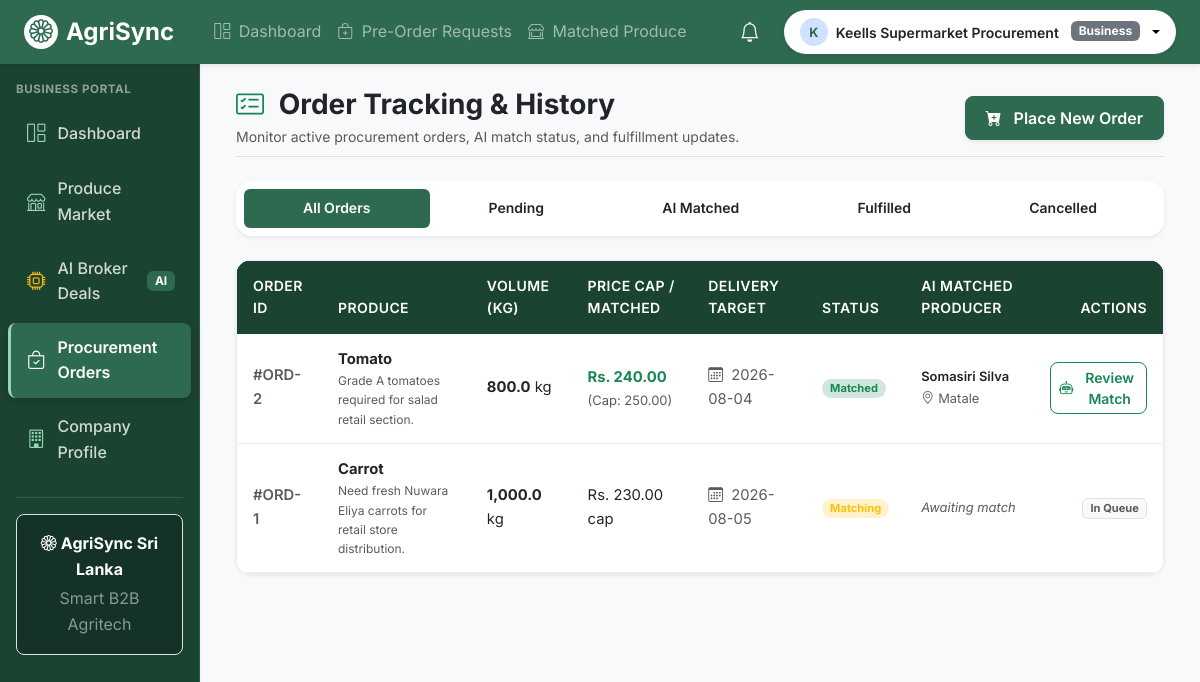
Page /business/orders.php (signed in) on the committed database.
### tables this page shows
CREATE TABLE IF NOT EXISTS `order_matches` (
  `id` int(11) NOT NULL AUTO_INCREMENT,
  `order_id` int(11) NOT NULL,
  `listing_id` int(11) NOT NULL,
  `farmer_id` int(11) NOT NULL,
  `business_id` int(11) NOT NULL,
  `matched_price` decimal(10,2) NOT NULL,
  `agent_reasoning` text NOT NULL,
  `confidence_score` int(11) NOT NULL,
  `status` enum('proposed','accepted','rejected','completed') NOT NULL DEFAULT 'proposed',
  `created_at` timestamp NOT NULL DEFAULT CURRENT_TIMESTAMP,
  `updated_at` timestamp NOT NULL DEFAULT CURRENT_TIMESTAMP ON UPDATE CURRENT_TIMESTAMP,
  PRIMARY KEY (`id`),
  UNIQUE KEY `unique_match` (`order_id`,`listing_id`),
  KEY `farmer_id_index` (`farmer_id`),
  KEY `business_id_index` (`business_id`),
  KEY `status_index` (`status`),
  CONSTRAINT `fk_match_order` FOREIGN KEY (`order_id`) REFERENCES `order_requests` (`id`) ON DELETE CASCADE,
  CONSTRAINT `fk_match_listing` FOREIGN KEY (`listing_id`) REFERENCES `harvest_listings` (`id`) ON DELETE CASCADE,
  CONSTRAINT `fk_match_farmer` FOREIGN KEY (`farmer_id`) REFERENCES `users` (`id`) ON DELETE CASCADE,
  CONSTRAINT `fk_match_business` FOREIGN KEY (`business_id`) REFERENCES `users` (`id`) ON DELETE CASCADE
);

CREATE TABLE IF NOT EXISTS `order_requests` (
  `id` int(11) NOT NULL AUTO_INCREMENT,
  `business_id` int(11) NOT NULL,
  `crop_type` varchar(50) NOT NULL,
  `quantity_kg` decimal(10,2) NOT NULL,
  `max_price` decimal(10,2) NOT NULL,
  `delivery_date` date NOT NULL,
  `urgency` enum('low','medium','high') NOT NULL DEFAULT 'medium',
  `status` enum('pending','matching','matched','fulfilled','cancelled') NOT NULL DEFAULT 'pending',
  `notes` text DEFAULT NULL,
  `created_at` timestamp NOT NULL DEFAULT CURRENT_TIMESTAMP,
  `updated_at` timestamp NOT NULL DEFAULT CURRENT_TIMESTAMP ON UPDATE CURRENT_TIMESTAMP,
  PRIMARY KEY (`id`),
  KEY `business_id_index` (`business_id`),
  KEY `crop_type_index` (`crop_type`),
  KEY `status_index` (`status`),
  CONSTRAINT `fk_order_business` FOREIGN KEY (`business_id`) REFERENCES `users` (`id`) ON DELETE CASCADE
);

CREATE TABLE IF NOT EXISTS `users` (
  `id` int(11) NOT NULL AUTO_INCREMENT,
  `name` varchar(100) NOT NULL,
  `email` varchar(150) NOT NULL,
  `password_hash` varchar(255) NOT NULL,
  `role` enum('farmer','business','admin') NOT NULL,
  `phone` varchar(20) DEFAULT NULL,
  `district` varchar(50) DEFAULT NULL,
  `is_active` tinyint(1) NOT NULL DEFAULT 1,
  `reset_token` varchar(64) DEFAULT NULL,
  `reset_expires` datetime DEFAULT NULL,
  `created_at` timestamp NOT NULL DEFAULT CURRENT_TIMESTAMP,
  `updated_at` timestamp NOT NULL DEFAULT CURRENT_TIMESTAMP ON UPDATE CURRENT_TIMESTAMP,
  PRIMARY KEY (`id`),
  UNIQUE KEY `email_unique` (`email`),
  KEY `role_index` (`role`),
  KEY `district_index` (`district`),
  KEY `reset_token_index` (`reset_token`)
);

### includes/functions.php (called while the page is built, shortened)
<?php
function sanitize(mixed $input): mixed {
    return htmlspecialchars(trim((string)$input), ENT_QUOTES, 'UTF-8');
}

### business/orders.php (the view, shortened to what this page needs)
<?php
require_once __DIR__ . '/../includes/functions.php';
$user_id = (int) ($_SESSION['user_id'] ?? 0);
$status_filter = sanitize($_GET['status'] ?? 'all');
$orders = [];
try {
    $db = getDbConnection();
    $sql = "
        SELECT
            o.id, o.crop_type, o.quantity_kg, o.max_price, o.delivery_date, o.urgency, o.status, o.notes, o.created_at,
            m.id as match_id, m.matched_price, m.confidence_score, m.status as match_status,
            u.name as farmer_name, u.district as farmer_district
        FROM order_requests o
        LEFT JOIN order_matches m ON o.id = m.order_id
        LEFT JOIN users u ON m.farmer_id = u.id
        WHERE o.business_id = :business_id
    ";
    $params = [':business_id' => $user_id];
    $sql .= " ORDER BY o.id DESC";
    $stmt = $db->prepare($sql);
    $stmt->execute($params);
    $orders = $stmt->fetchAll(PDO::FETCH_ASSOC);
} catch (Throwable $e) {
    error_log("Orders Page Error: " . $e->getMessage());
    $error_message = "Unable to fetch orders.";
}
require_once __DIR__ . '/../includes/header.php';
require_once __DIR__ . '/../includes/navbar.php';
?>
<div class="d-flex" style="min-height: 100vh;">
    <?php require_once __DIR__ . '/../includes/sidebar.php'; ?>
    <div class="flex-grow-1 bg-light p-4 overflow-auto">
        <div class="container-fluid max-w-7xl">
            <div class="d-flex flex-wrap align-items-center justify-content-between mb-4 pb-2 border-bottom">
                <div>
                    <h1 class="h3 fw-bold text-dark mb-1">
                        <i class="bi bi-card-checklist text-success me-2"></i> Order Tracking & History
                    </h1>
                    <p class="text-muted small mb-0">
                        Monitor active procurement orders, AI match status, and fulfillment updates.
                    </p>
                </div>
                <div class="d-flex gap-2 mt-3 mt-md-0">
                    <a href="place_order.php" class="btn btn-primary rounded-3 d-flex align-items-center shadow-sm">
                        <i class="bi bi-cart-plus-fill me-1"></i> Place New Order
                    </a>
                </div>
            </div>
            <div class="card border-0 shadow-sm rounded-4 p-2 mb-4 bg-white">
                <ul class="nav nav-pills nav-fill small fw-semibold">
                    <li class="nav-item">
                        <a class="nav-link <?= $status_filter === 'all' ? 'active bg-primary' : 'text-dark' ?>" href="orders.php?status=all">All Orders</a>
                    </li>
                    <li class="nav-item">
                        <a class="nav-link <?= $status_filter === 'pending' ? 'active bg-primary' : 'text-dark' ?>" href="orders.php?status=pending">Pending</a>
                    </li>
                    <li class="nav-item">
                        <a class="nav-link <?= $status_filter === 'matched' ? 'active bg-primary' : 'text-dark' ?>" href="orders.php?status=matched">AI Matched</a>
                    </li>
                    <li class="nav-item">
                        <a class="nav-link <?= $status_filter === 'fulfilled' ? 'active bg-primary' : 'text-dark' ?>" href="orders.php?status=fulfilled">Fulfilled</a>
                    </li>
                    <li class="nav-item">
                        <a class="nav-link <?= $status_filter === 'cancelled' ? 'active bg-primary' : 'text-dark' ?>" href="orders.php?status=cancelled">Cancelled</a>
                    </li>
                </ul>
            </div>
            <div class="card border-0 shadow-sm rounded-4 overflow-hidden bg-white">
                <div class="table-responsive">
                    <table class="table table-hover align-middle mb-0">
                        <thead class="table-light small">
                            <tr>
                                <th>Order ID</th>
                                <th>Produce</th>
                                <th>Volume (kg)</th>
                                <th>Price Cap / Matched</th>
                                <th>Delivery Target</th>
                                <th>Status</th>
                                <th>AI Matched Producer</th>
                                <th class="text-end">Actions</th>
                            </tr>
                        </thead>
                        <tbody>
                            <?php if (empty($orders)): ?>
                                <tr>
                                    <td colspan="8" class="text-center py-5 text-muted">
                                        <i class="bi bi-box2 fs-1 text-muted d-block mb-2"></i>
                                        No commercial orders found for the selected filter.
                                    </td>
                                </tr>
                            <?php else: ?>
                                <?php foreach ($orders as $o): ?>
                                    <?php
                                        $st = $o['status'];
                                        $badge = 'bg-secondary-subtle text-secondary';
                                        if ($st === 'matching') $badge = 'bg-warning-subtle text-warning';
                                        if ($st === 'matched') $badge = 'bg-success-subtle text-success';
                                    ?>
                                    <tr>
                                        <td class="fw-semibold text-muted">#ORD-<?= (int)$o['id'] ?></td>
                                        <td>
                                            <span class="fw-bold text-dark"><?= htmlspecialchars($o['crop_type'], ENT_QUOTES, 'UTF-8') ?></span>
                                            <?php if (!empty($o['notes'])): ?>
                                                <small class="text-muted d-block" style="font-size: 0.75rem;"><?= htmlspecialchars($o['notes'], ENT_QUOTES, 'UTF-8') ?></small>
                                            <?php endif; ?>
                                        </td>
                                        <td><strong><?= number_format($o['quantity_kg'], 1) ?></strong> kg</td>
                                        <td>
                                            <?php if (!empty($o['matched_price'])): ?>
                                                <span class="text-success fw-bold">Rs. <?= number_format($o['matched_price'], 2) ?></span>
                                                <small class="text-muted d-block">(Cap: <?= number_format($o['max_price'], 2) ?>)</small>
                                            <?php else: ?>
                                                <span>Rs. <?= number_format($o['max_price'], 2) ?> cap</span>
                                            <?php endif; ?>
                                        </td>
                                        <td class="small text-muted">
                                            <i class="bi bi-calendar3 me-1"></i> <?= htmlspecialchars($o['delivery_date'], ENT_QUOTES, 'UTF-8') ?>
                                        </td>
                                        <td>
                                            <span class="badge rounded-pill <?= $badge ?> px-2 py-1 text-capitalize">
                                                <?= htmlspecialchars($st, ENT_QUOTES, 'UTF-8') ?>
                                            </span>
                                        </td>
                                        <td>
                                            <?php if (!empty($o['farmer_name'])): ?>
                                                <span class="fw-semibold text-dark small d-block"><?= htmlspecialchars($o['farmer_name'], ENT_QUOTES, 'UTF-8') ?></span>
                                                <span class="text-muted small"><i class="bi bi-geo-alt me-1"></i><?= htmlspecialchars($o['farmer_district'], ENT_QUOTES, 'UTF-8') ?></span>
                                            <?php else: ?>
                                                <span class="text-muted small fst-italic">Awaiting match</span>
                                            <?php endif; ?>
                                        </td>
                                        <td class="text-end">
                                            <?php if (!empty($o['match_id'])): ?>
                                                <a href="matches.php?order_id=<?= (int)$o['id'] ?>" class="btn btn-sm btn-outline-success rounded-3 px-2 py-1">
                                                    <i class="bi bi-robot"></i> Review Match
                                                </a>
                                            <?php else: ?>
                                                <span class="badge bg-light text-muted border">In Queue</span>
                                            <?php endif; ?>
                                        </td>
                                    </tr>
                                <?php endforeach; ?>
                            <?php endif; ?>
                        </tbody>
                    </table>
                </div>
            </div>
        </div>
    </div>
</div>
<?php require_once __DIR__ . '/../includes/footer.php'; ?>

### assets/css/style.css (style rules this page uses)
:root { --clr-primary: #2D6A4F; --clr-primary-dark: #1B4332; --clr-primary-light: #40916C; --clr-accent: #95D5B2; --clr-accent-light: #D8F3DC; --clr-bg: #F8F9FA; --clr-surface: #FFFFFF; --clr-text: #212529; --clr-text-muted: #6C757D; --clr-border: #E9ECEF; --clr-danger: #DC3545; --clr-warning: #FFC107; --clr-info: #0DCAF0; --radius-sm: 8px; --radius-md: 12px; --radius-lg: 16px; --shadow-sm: 0 2px 8px rgba(0, 0, 0, 0.06); --shadow-md: 0 4px 16px rgba(0, 0, 0, 0.08); --shadow-lg: 0 10px 30px rgba(0, 0, 0, 0.12); --transition-fast: all 0.2s ease; }
body { font-family: 'Inter', -apple-system, BlinkMacSystemFont, 'Segoe UI', Roboto, sans-serif; background-color: var(--clr-bg); color: var(--clr-text); line-height: 1.6; -webkit-font-smoothing: antialiased; }
h1, h2, h3, h4, h5, h6 { font-family: 'Inter', sans-serif; font-weight: 700; color: var(--clr-primary-dark); }
h1 { font-size: 1.75rem; }
.card, .agri-card { background-color: var(--clr-surface); border: 1px solid var(--clr-border); border-radius: var(--radius-md); box-shadow: var(--shadow-sm); transition: var(--transition-fast); }
.btn { border-radius: var(--radius-sm); min-height: 44px; font-weight: 600; display: inline-flex; align-items: center; justify-content: center; gap: 0.5rem; padding: 0.5rem 1.25rem; transition: var(--transition-fast); }
.btn-primary { background-color: var(--clr-primary); border-color: var(--clr-primary); color: #ffffff; }
.table-responsive { border-radius: var(--radius-md); overflow: hidden; box-shadow: var(--shadow-sm); border: 1px solid var(--clr-border); background-color: var(--clr-surface); }
.table { margin-bottom: 0; width: 100%; vertical-align: middle; }
.table thead, .table thead tr, .table thead th { background-color: var(--clr-primary-dark) !important; color: #ffffff !important; font-weight: 600; font-size: 0.875rem; text-transform: uppercase; letter-spacing: 0.03em; padding: 0.875rem 1rem; border-bottom: none; }
.table tbody tr { transition: var(--transition-fast); }
.table tbody td { padding: 0.875rem 1rem; color: var(--clr-text); border-bottom: 1px solid var(--clr-border); font-size: 0.925rem; }
.bg-primary { background-color: var(--clr-primary) !important; }

### rows in the picture
order_matches: order "2", order.crop_type "Tomato", order.notes "Grade A tomatoes required for salad retail section.", order.quantity_kg "800.0", matched_price "240.00", order.max_price "250.00", order.delivery_date "2026-08-04", order.status "Matched", farmer.name "Somasiri Silva", farmer.district "Matale"
order_requests: id "1", crop_type "Carrot", notes "Need fresh Nuwara Eliya carrots for retail store distribution.", quantity_kg "1,000.0", max_price "230.00", delivery_date "2026-08-05", status "Matching", shows "Awaiting match", shows "In Queue"

### other values in the picture
substr($user_name, 0, 1) "K"
$user_name "Keells Supermarket Procurement"
$user_role "Business"
$user_role "BUSINESS"
